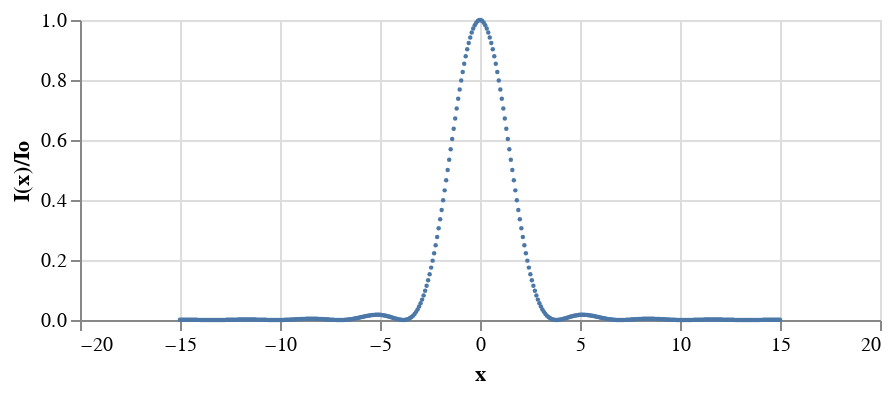

Write notebook code for a chart like this one.
### Code cell
alt.Chart(df_airy,
    height=150
    ).mark_point(
        size=5,
        filled=True,
        opacity=1
    ).encode(
        x='x:Q',
        y=alt.Y('norm_I:Q',title='I(x)/Io'),
        order='x:Q')

### Figure 1 — Vega-Lite specification as saved in the notebook (floating-point values rounded to 4 significant figures; data arrays with more than 128 entries replaced by an {"elided": "..."} marker saying what was removed)
{"$schema": "https://vega.github.io/schema/vega-lite/v2.4.3.json", "config": {"view": {"height": 300, "width": 400}}, "data": {"values": {"elided": "400 records"}}, "encoding": {"order": {"field": "x", "type": "quantitative"}, "x": {"field": "x", "type": "quantitative"}, "y": {"field": "norm_I", "title": "I(x)/Io", "type": "quantitative"}}, "height": 150, "mark": {"filled": true, "opacity": 1, "size": 5, "type": "point"}}
